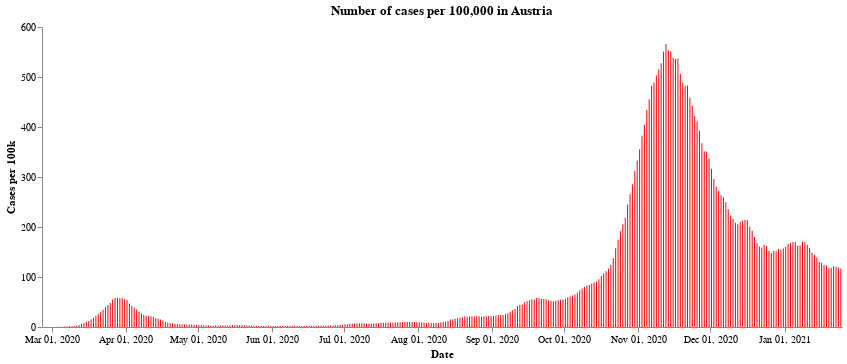

Here is the notebook cell this chart was saved with:
### Markdown cell above
First we have the number of cases per 100,000 population across the whole of Austria. After a very sharp rise in cases during the end of October and the middle of November, the number of new cases have fallen due to the second lockdown. At the time of writting, the cases seem to have levelled off a little - though the Austrian government announced a third lockdown lasting a month starting from the 26th of December, in the expectation that cases will continue to rise over the festive period.

### Code cell
#collapse
import altair as alt

alt.Chart(all_austria).mark_bar(
    color='red',
    opacity=1,
    size=1
).encode(
    x=alt.X("yearmonthdate(Time):T", axis=alt.Axis(title='Date')),
    y=alt.Y("SiebenTageInzidenzFaelle:Q",
            axis=alt.Axis(title='Cases per 100k')),
).configure_axis(grid=False).configure_view(strokeWidth=0).properties(
    title='Number of cases per 100,000 in Austria', width=800
)

### Figure 1 — Vega-Lite specification as saved in the notebook (floating-point values rounded to 4 significant figures; data arrays with more than 128 entries replaced by an {"elided": "..."} marker saying what was removed)
{"config": {"view": {"continuousWidth": 400, "continuousHeight": 300, "strokeWidth": 0}, "axis": {"grid": false}}, "data": {"name": "data-f0c1ee89d33204480d48d17f64e83817"}, "mark": {"type": "bar", "color": "red", "opacity": 1, "size": 1}, "encoding": {"x": {"type": "temporal", "axis": {"title": "Date"}, "field": "Time", "timeUnit": "yearmonthdate"}, "y": {"type": "quantitative", "axis": {"title": "Cases per 100k"}, "field": "SiebenTageInzidenzFaelle"}}, "title": "Number of cases per 100,000 in Austria", "width": 800, "$schema": "https://vega.github.io/schema/vega-lite/v4.8.1.json", "datasets": {"data-f0c1ee89d33204480d48d17f64e83817": {"elided": "334 records"}}}
